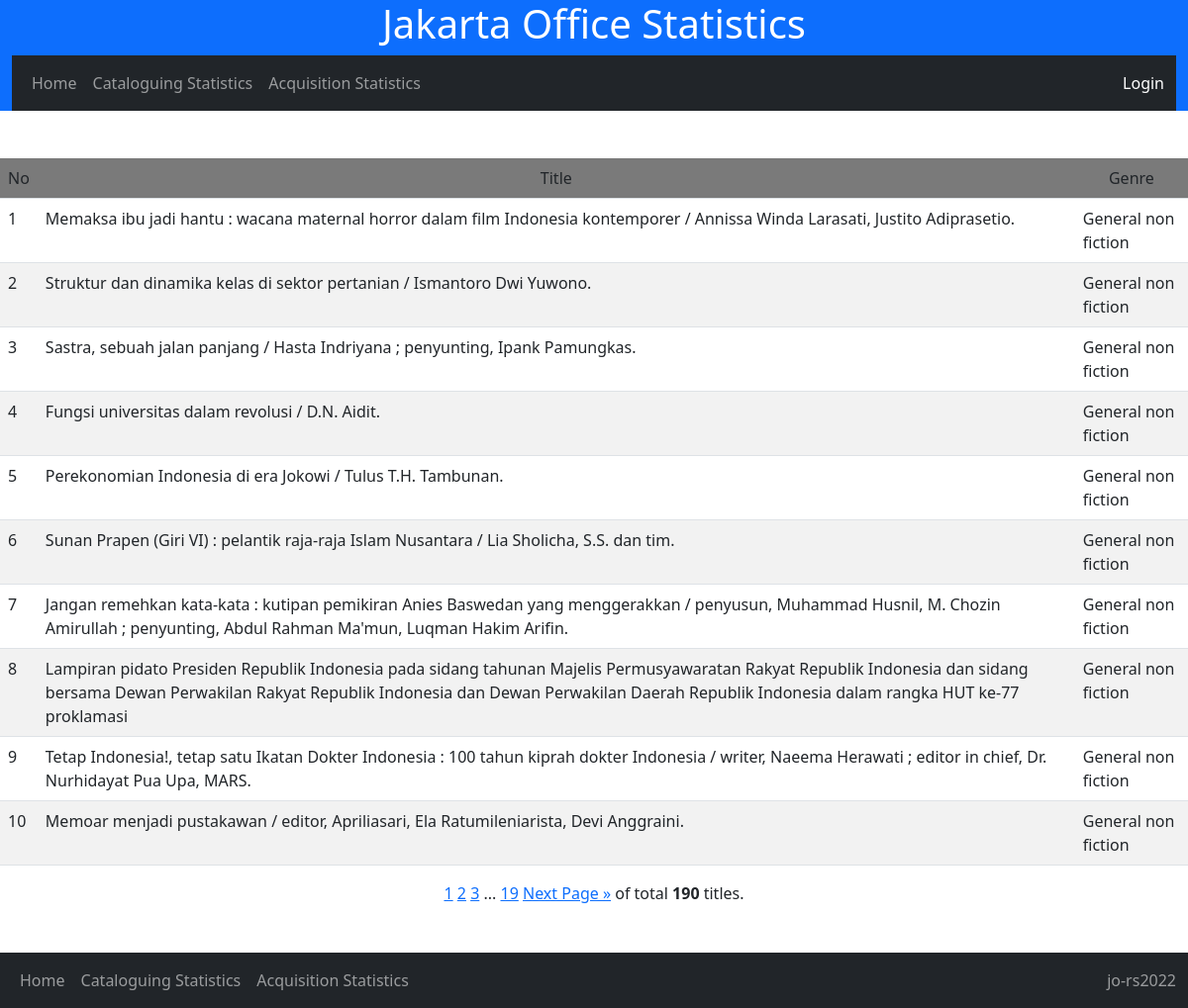
The app's page /cat_stat/detail_genre/General non fiction/ with its own data.
### nlajkt_cat_stat/models.py (models this page shows)
class Catalogues(models.Model):
    entry_date = models.DateField()
    consignment_no = models.IntegerField(default=461)
    title = models.TextField()
    work_type = models.CharField(max_length=20, choices=[
        ('Original','Original'),
        ('Translation','Translation'),
        ('Adaptation','Adaptation')
        ], default='Original')
    publish_year = models.IntegerField()
    volume = models.CharField(max_length=20, choices=[
        ('Single','Single'),
        ('Multi-complete','Multi-complete'),
        ('Multi-incomplete','Multi-incomplete'),
        ], default='Single')
    copycat = models.CharField(max_length=20, choices=[
        ('No','No'),
        ('Yes-partial','Yes-partial'),
        ('Yes-full','Yes-full'),
        ], default='No')
    ISBN = models.CharField(max_length=20, choices=[
        ('No','No'),
        ('Yes-valid','Yes-valid'),
        ('Yes-invalid','Yes-invalid'),
        ], default='No')
    authorship_type = models.CharField(max_length=50, choices=[
        ('Single author','Single author'),
        ('Collaboration','Collaboration'),
        ('Compilation','Compilation'),
        ('Others','Others')
        ], default='Single')
    language = models.CharField(max_length=50, choices=[
        ('Indonesian','Indonesian'),
        ('English','English'),
        ('Indonesian local','Indonesian local'),
        ('Multi language','Multi language'),
        ('Unknown','Unknown')
        ], default='Indonesian')
    bibliography = models.CharField(max_length=20, choices=[
        ('No','No'),
        ('Yes','Yes'),
        ], default='No')
    indexx = models.CharField(max_length=20, choices=[
        ('No','No'),
        ('Yes','Yes'),
        ], default='No')
    publisher_type = models.CharField(max_length=100, choices=[
        ('Commercial','Commercial'),
        ('Government-department','Government-department'),
        ('Government-nondepartment','Government-nondepartment'),
        ('Government-local','Government-local'),
        ('Universities','Universities'),
        ('NGO','NGO'),
        ('Others','Others')
        ], default='Commercial')
    genre = models.CharField(max_length=100, choices=[
        ('General non fiction','General non fiction'),
        ('Fiction-novel','Fiction-novel'),
        ('Fiction-short stories','Fiction-short stories'),
	('Fiction-biographic','Fiction-biographic'),
        ('Poetry','Poetry'),
        ('Folktales','Folktales'),
        ('Biography-single','Biography-single'),
        ('Biography-collective','Biography-collective'),
        ('Biography-auto','Biography-auto'),
        ('Dictionary','Dictionary')
        ], default='General non fiction')
    format = models.CharField(max_length=100, choices=[
        ('Book-printed','Book-printed'),
        ('Book-electronic','Book-electronic'),
        ('Non book video','Non book video'),
        ('Non book audio','Non book audio'),
        ('Map-single','Map-single'),
        ('Map-atlas','Map-atlas'),
        ('Ephemera','Ephemera')
        ], default='Book')
    size = models.CharField(max_length=10, choices=[
        ('YY','YY'),
        ('YYq', 'YYq'),
        ('YYp','YYp')
        ],default='YY')
    subject = models.CharField(max_length=50, choices=[
       ('000-Generalities','100-Generalities'),
       ('000-Library science','100-Library science'),
       ('000-Journalism and media','100-Journalism and media'),
       ('100-Philosophy and ethics','100-Philosophy and ethics'),
       ('200-Religions-general','200-Religions-general'),
       ('200-Religion-Islam','200-Religion-Islam'),
       ('200-Religion-Christianity','200-Religion-Christianity'),
       ('300-Social-anthropology and sociology','300-Social-anthropology and sociology'),
       ('300-Social-problems and services','300-Social-problems and services'),
       ('300-Social-politics','300-Social-politics'),
       ('300-Social-economics','300-Social-economics'),
       ('300-Social-macroeconomics','300-Social-macroeconomics'),
       ('300-Social-culture','300-Social-culture'),
       ('300-Social-military','300-Social-military'),
       ('300-Social-education','300-Social-education'),
       ('300-Social-law','300-Social-law'),
    	('300-Social-public administration','300-Social-public administration'),
       ('300-Social-human rights','300-Social-human rights'),
       ('400-Language-linguistics','400-Language-linguistics'),
       ('400-Language-sociolinguistics','400-Language-sociolinguistics'),
       ('500-Science-general','500-Science-general'),
       ('600-Technology-general','600-Technology-general'),
       ('600-Agriculture and agribusiness','600-Agriculture and agribusiness'),
       ('700-Arts-general','700-Arts-general'),
       ('700-Arts-visual','700-Arts-visual'),
       ('700-Arts-performance','700-Arts-performance'),
       ('700-Arts-music','700-Arts-music'),
       ('800-Literature-general','800-Literature-general'),
       ('800-Literature-fiction and poetry','800-Literature-fiction and poetry'),
       ('900-History-world','900-History-world'),
       ('900-History-Indonesia','900-History-Indonesia'),
       ('900-Geography and travel','900-Geography and travel'),
        ('900-Biography','900-Biography')
        ], null=True)

### nlajkt_cat_stat/views.py (the view)
# urls.py: path('cat_stat/detail_genre/<str:genre>/', views.detail_genre, name='detail_genre'),
def detail_genre(request, genre):
    detail_genre = Catalogues.objects.all().filter(genre=genre)
    page = request.GET.get('page', 1)
    paginator = Paginator(detail_genre, 10)
    try:
        paging = paginator.page(page)
    except PageNotAnInteger:
        paging = paginator.page(1)
    except EmptyPage:
        paging = paginator.page(paginator.num_pages)
    template = loader.get_template('detail_genre.html')
    context = {'paging' : paging,}
    return HttpResponse(template.render(context, request))

### nlajkt_cat_stat/templates/detail_genre.html
{% extends 'base.html'%}
{% block block1 %}
<br><br>
<table style="width: auto;" class="table table-striped">
    <tr bgcolor = 'grey'>
      <b><td>No</td>
        <td align="center">Title</td>
        <td align="center">Genre</td></b>
    </tr>
    {% for x in paging %}
    <tr>
        <td>{{ forloop.counter0|add:paging.start_index }}</td>
        <td>{{ x.title }}</td>
        <td>{{ x.genre }}</td>
    </tr>
    {% endfor %}
</table>
<center>{% include 'pagination_jakartaoffice.html' %}</center>
<br><br>
{% endblock %}

### records on screen
Catalogues: title "Memaksa ibu jadi hantu : wacana maternal horror dalam film Indonesia kontemporer / Annissa Winda Larasati, Justito Adiprasetio.", genre "General non fiction"
Catalogues: title "Struktur dan dinamika kelas di sektor pertanian / Ismantoro Dwi Yuwono.", genre "General non fiction"
Catalogues: title "Sastra, sebuah jalan panjang / Hasta Indriyana ; penyunting, Ipank Pamungkas.", genre "General non fiction"
Catalogues: title "Fungsi universitas dalam revolusi / D.N. Aidit.", genre "General non fiction"
Catalogues: title "Perekonomian Indonesia di era Jokowi / Tulus T.H. Tambunan.", genre "General non fiction"
Catalogues: title "Sunan Prapen (Giri VI) : pelantik raja-raja Islam Nusantara / Lia Sholicha, S.S. dan tim.", genre "General non fiction"
Catalogues: title "Jangan remehkan kata-kata : kutipan pemikiran Anies Baswedan yang menggerakkan / penyusun, Muhammad Husnil, M. Chozin Amirullah ; penyunting, Abdul Rahman Ma'mun, Luqman Hakim Arifin.", genre "General non fiction"
Catalogues: title "Lampiran pidato Presiden Republik Indonesia pada sidang tahunan Majelis Permusyawaratan Rakyat Republik Indonesia dan sidang bersama Dewan Perwakilan Rakyat Republik Indonesia dan Dewan Perwakilan Daerah Republik Indonesia dalam rangka HUT ke-77 proklamasi", genre "General non fiction"
Catalogues: title "Tetap Indonesia!, tetap satu Ikatan Dokter Indonesia : 100 tahun kiprah dokter Indonesia / writer, Naeema Herawati ; editor in chief, Dr. Nurhidayat Pua Upa, MARS.", genre "General non fiction"
Catalogues: title "Memoar menjadi pustakawan / editor, Apriliasari, Ela Ratumileniarista, Devi Anggraini.", genre "General non fiction"

### other values on screen
{{ num }} "1"
{{ num }} "2" "3"
{{ paging.paginator.num_pages }} "19"
{{ paging.paginator.count }} "190"
